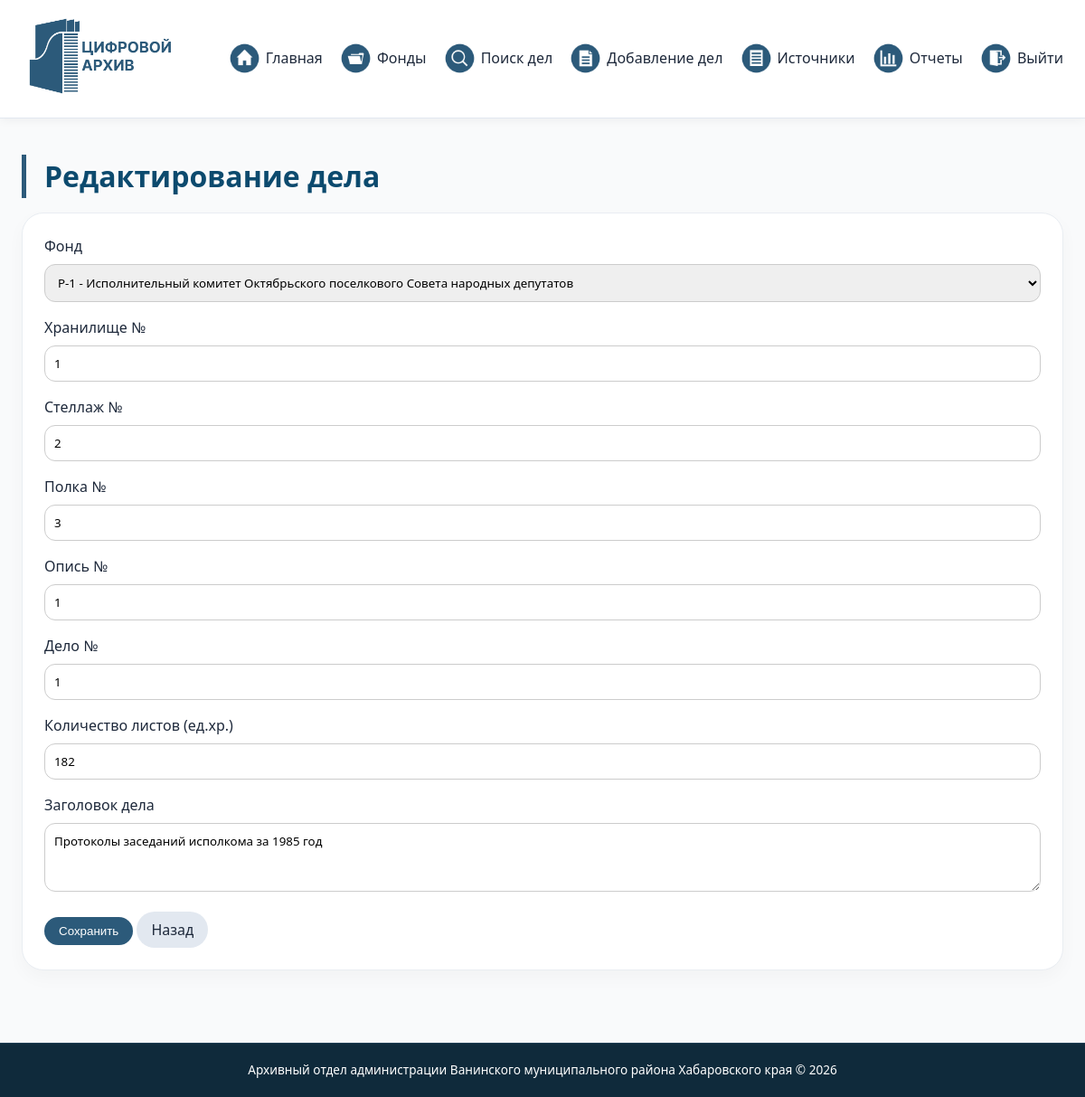
The app's page /edit_case.php?id=6 (signed in) with its own data.
### tables this page shows
CREATE TABLE `storage_units` (
  `id` int(11) NOT NULL,
  `fund_id` int(11) NOT NULL,
  `storage_number` varchar(20) DEFAULT NULL,
  `shelf_number` varchar(20) DEFAULT NULL,
  `rack_number` varchar(20) DEFAULT NULL,
  `inventory_number` varchar(20) DEFAULT NULL,
  `case_number` varchar(20) DEFAULT NULL,
  `pages` int(11) DEFAULT 0,
  `title` text DEFAULT NULL
);

CREATE TABLE `funds` (
  `id` int(11) NOT NULL,
  `fund_number` varchar(20) NOT NULL,
  `fund_name` varchar(255) NOT NULL,
  `extreme_dates` varchar(50) DEFAULT NULL
);

### edit_case.php (the view, shortened to what this page needs)
<?php
require_once 'header.php';
$id = $_GET['id'] ?? 0;
$stmt = $pdo->prepare("SELECT * FROM storage_units WHERE id = ?");
$stmt->execute([$id]);
$case = $stmt->fetch();
$funds = $pdo->query("SELECT id, fund_number, fund_name FROM funds ORDER BY fund_number")->fetchAll();
?>
<h1>Редактирование дела</h1>
<div class="contact-card">
    <form method="post">
        <div class="form-group">
            <label>Фонд</label>
            <select name="fund_id" required>
                <?php foreach ($funds as $fund): ?>
                    <option value="<?= $fund['id'] ?>" <?= $fund['id'] == $case['fund_id'] ? 'selected' : '' ?>>
                        <?= htmlspecialchars($fund['fund_number'] . ' - ' . $fund['fund_name']) ?>
                    </option>
                <?php endforeach; ?>
            </select>
        </div>
        <div class="form-group"><label>Хранилище №</label><input type="number" name="storage_number" value="<?= htmlspecialchars($case['storage_number']) ?>" required></div>
        <div class="form-group"><label>Стеллаж №</label><input type="number" name="shelf_number" value="<?= htmlspecialchars($case['shelf_number']) ?>" required></div>
        <div class="form-group"><label>Полка №</label><input type="number" name="rack_number" value="<?= htmlspecialchars($case['rack_number']) ?>" required></div>
        <div class="form-group"><label>Опись №</label><input type="number" name="inventory_number" value="<?= htmlspecialchars($case['inventory_number']) ?>" required></div>
        <div class="form-group"><label>Дело №</label><input type="number" name="case_number" value="<?= htmlspecialchars($case['case_number']) ?>" required></div>
        <div class="form-group"><label>Количество листов (ед.хр.)</label><input type="number" name="pages" min="10" value="<?= $case['pages'] ?>" required></div>
        <div class="form-group"><label>Заголовок дела</label><textarea name="title" rows="3" required><?= htmlspecialchars($case['title']) ?></textarea></div>
        <button type="submit" class="btn-primary">Сохранить</button>
        <a href="search_results.php?fund_id=<?= $case['fund_id'] ?>" class="btn-secondary">Назад</a>
    </form>
</div>
<?php require_once 'footer.php'; ?>

### style.css (style rules this page uses)
* { margin: 0; padding: 0; box-sizing: border-box; }
body { font-family: 'Segoe UI', Roboto, 'Helvetica Neue', sans-serif; background-color: #f9fafb; color: #1e293b; line-height: 1.5; display: flex; flex-direction: column; min-height: 100vh; }
h1 { font-size: 2rem; margin-bottom: 1rem; color: #0c4a6e; border-left: 5px solid #2c5a7a; padding-left: 20px; }
.form-group { margin-bottom: 1rem; }
.form-group label { display: block; margin-bottom: 0.5rem; font-weight: 500; }
.form-group input, .form-group select, .form-group textarea { width: 100%; padding: 10px; border: 1px solid #ccc; border-radius: 12px; font-family: inherit; }
.btn-primary, .btn-secondary, .btn-danger { padding: 8px 16px; border: none; border-radius: 40px; cursor: pointer; font-weight: 500; transition: 0.2s; text-decoration: none; display: inline-block; }
.btn-primary { background: #2c5a7a; color: white; }
.btn-secondary { background: #e2e8f0; color: #1e293b; }
.contact-card, .downloads-card { background: white; border-radius: 24px; padding: 1.5rem; box-shadow: 0 8px 20px rgba(0, 0, 0, 0.03); border: 1px solid #e9edf2; margin-bottom: 20px; }

### records on screen
storage_units: fund_id "Р-1 - Исполнительный комитет Октябрьского поселкового Совета народных депутатов", storage_number "1", shelf_number "2", rack_number "3", inventory_number "1", case_number "1", pages "182", title "Протоколы заседаний исполкома за 1985 год"
